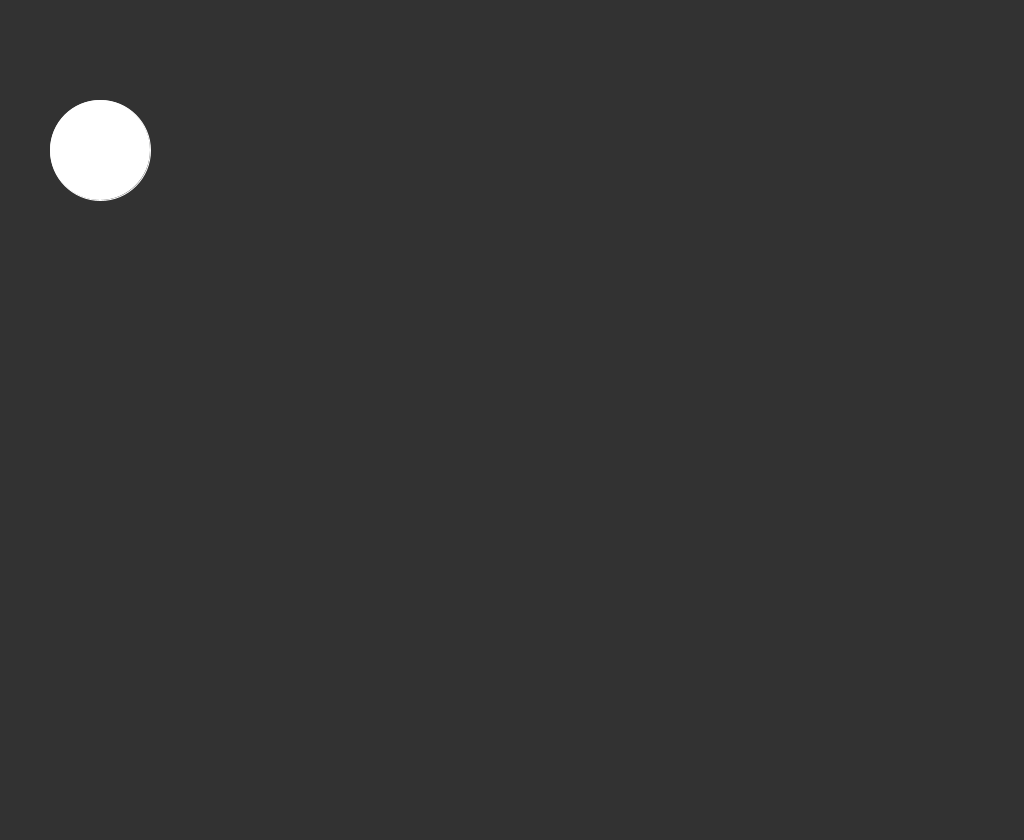
Frame 1 (no input)
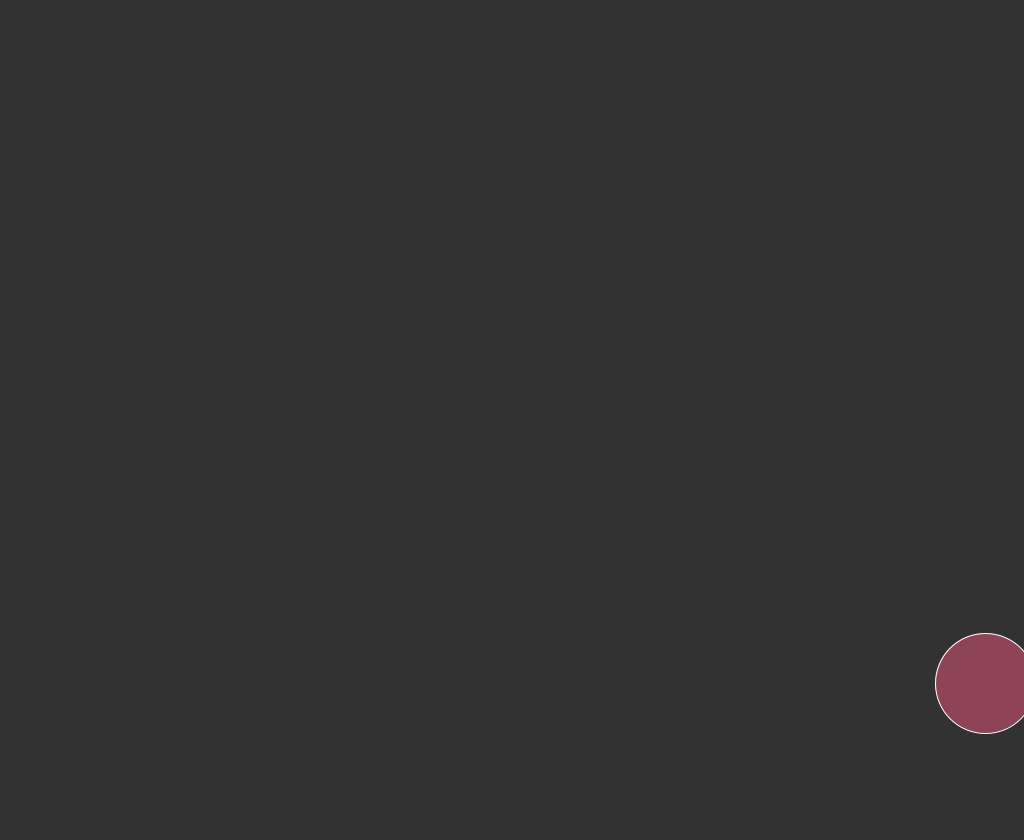
Frame 60 (the mouse pressed at the canvas centre just before this capture)
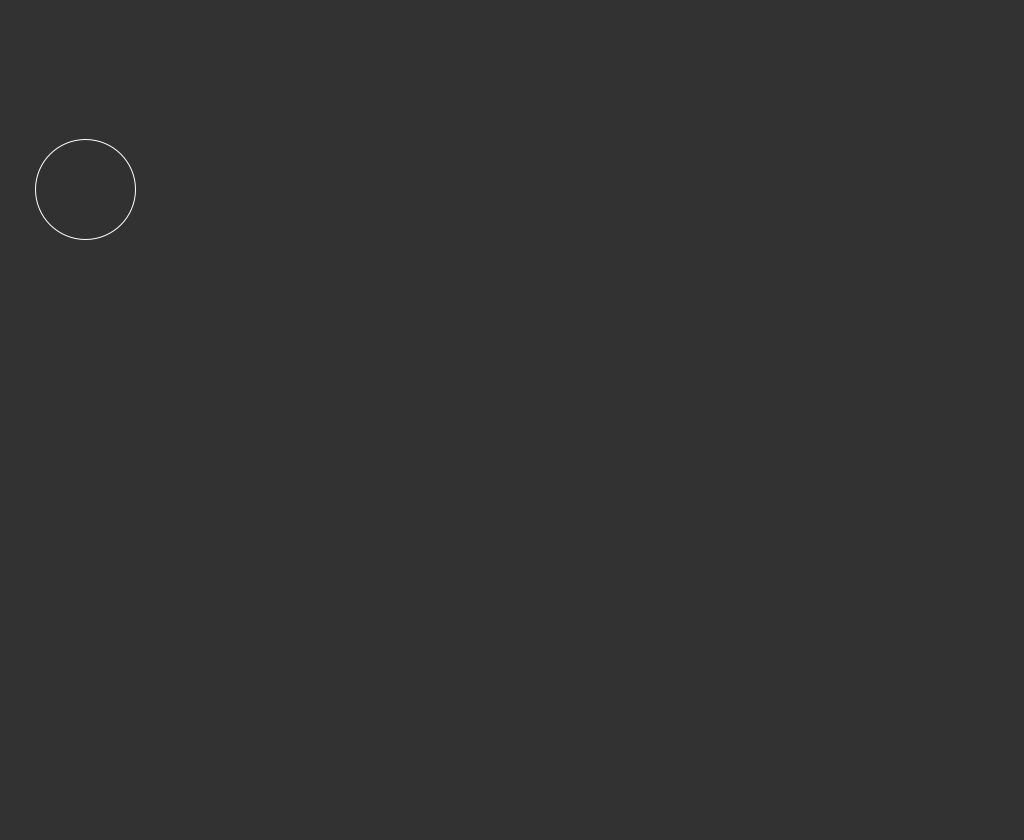
Frame 120 (the mouse held since frame 60 and released just before this capture)

The Processing sketch that drew these frames (run headless with seeded random() and noise(); from frame 60 on, the mouse is pressed at the canvas centre):

// Processing sketch: kulka_odbija
// ── kulka_odbija.pde
float x = 100;
float y = 150;
float xspeed = 15; 
float yspeed = 13;
boolean going = false;


void setup() {
  size(1024, 840);

}

void draw() {
  background(50);
  stroke(255);
  ellipse( x , y, 100, 100);
  
  x = x + xspeed;
  y = y + yspeed;
  
   
  if (x > 974  || x < 50) {
    fill(random(255), random(255),random(255),random(255));
    xspeed = xspeed *-1;
    
  }
  if (y > 790  || y < 50) {
    fill(random(255), random(255),random(255),random(255));
    yspeed = yspeed *-1;
    
  }
  
}
void mousePressed() {
going = !going;
}
